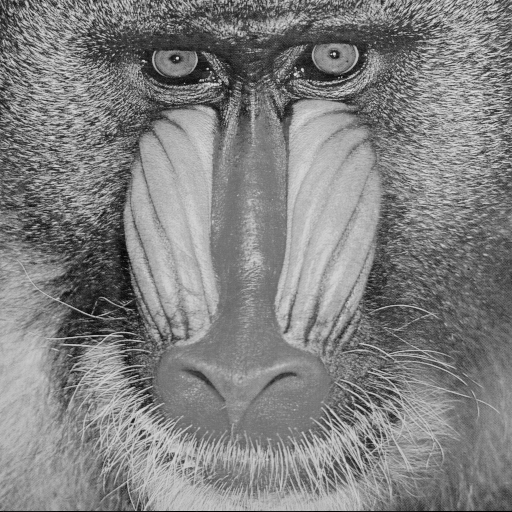
#> input picture images/baboon_monocromatica.png, 512 x 512 px
$ python fourier_transform.py
#> lines starting #> are read from the running program, lines starting #| are printed output that depends on the picture
import matplotlib.pyplot as plt
import numpy as np
from skimage import io, img_as_ubyte


def gerar_espectro_fourier(imagem, plotar=True):
    """
    Gera o espectro de Fourier de uma imagem 2D.

    Parâmetros:
    - imagem: matriz 2D numpy array (imagem em escala de cinza)
    - plotar: se True, exibe o espectro de magnitude

    Retorna:
    - magnitude_log: espectro de magnitude em escala logarítmica
    - fase: matriz de fase
    """

    # 1. Aplicar a FFT 2D
    fft2 = np.fft.fft2(imagem)

    # 2. Centralizar o zero (frequência baixa no centro)
    fft2_shift = np.fft.fftshift(fft2)

    # 3. Calcular magnitude e fase
    magnitude = np.abs(fft2_shift)
    fase = np.angle(fft2_shift)

    # 4. Aplicar log para melhorar a visualização da magnitude
    # magnitude_log = np.log(1 + magnitude)
    magnitude_log = magnitude

    if plotar:
        plt.figure(figsize=(10, 4))

        # Espectro de Magnitude
        plt.subplot(1, 2, 1)
        plt.imshow(magnitude_log, cmap='gray')
        plt.title('Espectro de Magnitude (log)')
        plt.axis('off')

        # Espectro de Fase
        plt.subplot(1, 2, 2)
        plt.imshow(fase, cmap='gray')
        plt.title('Espectro de Fase')
        plt.axis('off')

        plt.show()

    return magnitude_log, fase, fft2_shift

if __name__ == '__main__':
    baboon = io.imread('./images/baboon_monocromatica.png')
#> baboon is the input picture: shape (512, 512); min 0, max 230, mean 129.1
    test_image = np.full((512,512), 0.5, dtype=np.float32)
    print(test_image)
    # [5 lines of commented-out code are left out]
    m, fase, fft = gerar_espectro_fourier(test_image)
#> in gerar_espectro_fourier, `plt.show()`:
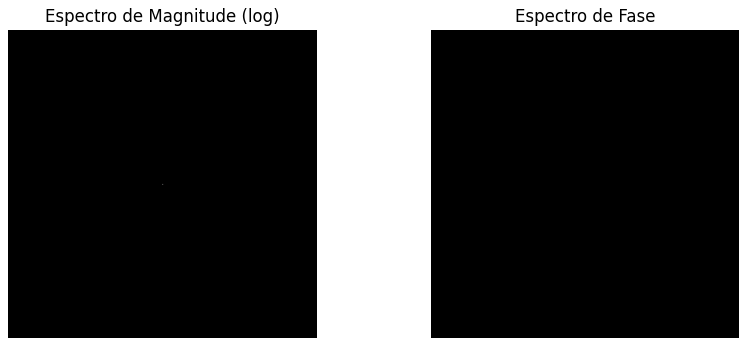
#> figure drawn by matplotlib, 2 panels
    print(fft)
